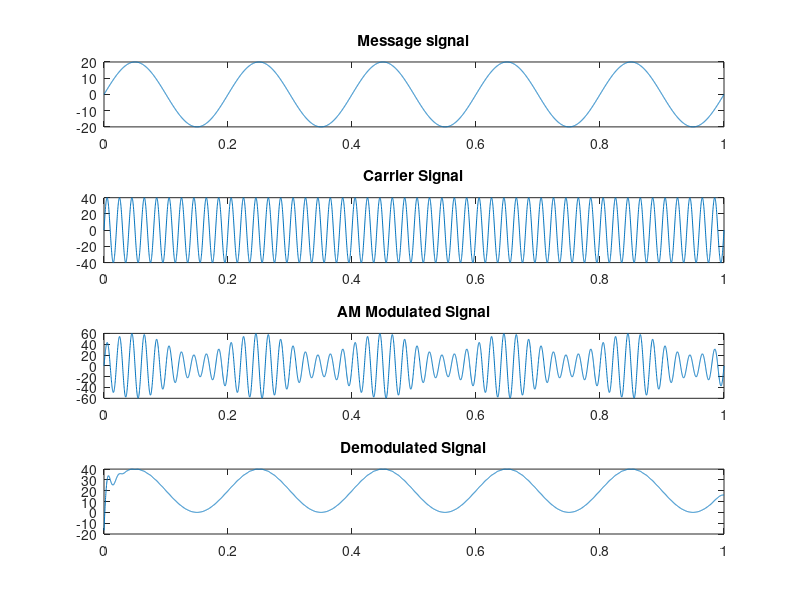

This chart was generated by the following MATLAB code:
clc;
clear;
close all;

Am=20;
Ac=40;
fm=5;      
fc=50;
fs=5000;
t=0:1/fs:1;

m=Am*sin(10*pi*t);      
c=Ac*sin(2*pi*fc*t);

subplot(4,1,1);
plot(t,m);
title('Message signal');

subplot(4,1,2);
plot(t,c);
title('Carrier Signal');

mu = Am/Ac;
s=(Ac+m).*sin(2*pi*fc*t);

subplot(4,1,3);
plot(t,s);
title('AM Modulated Signal');

am_demodulated = s .* c;

[a,b] = butter(6,(60)*2/fs);
demod_signal = filtfilt(a,b,(am_demodulated - 400)/20);

subplot(4,1,4);
plot(t,demod_signal);
title('Demodulated Signal');
